Frame 1 (no input): blank canvas, image omitted
Frame 60 (the mouse pressed at the canvas centre just before this capture): blank canvas, image omitted
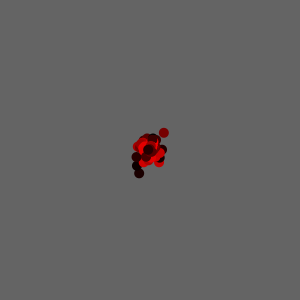
Frame 120 (the mouse held since frame 60 and released just before this capture)

The Processing sketch whose frames 1 and 60 were blank and that drew this single picture after the mouse press (run headless with seeded random() and noise(); from frame 60 on, the mouse is pressed at the canvas centre):

// Processing sketch: processing_23268
// ── processing_23268.pde

// Cliquer pour ajouter des bibittes.
// Appuyer sur une touche du clavier pour eliminer 
// la derniere bibitte qui a ete ajoutee


ArrayList bibittes;

void setup() {
  
  size(300,300);
  smooth();
  
  // Un ArrayList est un objet
  bibittes = new ArrayList();

}


void draw() {
  
  background(100);
  
  // Pour trouver la taille d'un tableau, on utilise .length
  // Pour trouver la taille d'un  ArrayList, on untile .size()
   for ( int i = 0 ; i < bibittes.size() ; i++ ) {
     Bibitte b = (Bibitte) bibittes.get(i);
     b.draw();
   }
   
   if (mousePressed) {
  color c = color(random(256),0,0);
  Bibitte b = new Bibitte(mouseX,mouseY,c);
  bibittes.add(b);
} 
}



void keyPressed() {
  
  if ( bibittes.size() > 0 ) {
    // Retirer la derniere
    bibittes.remove( bibittes.size()-1 );
    
  }
  
}

class Bibitte {
 

 float x;
 float y;
 color c;

  Bibitte( float x , float y , color c ) {
   
   this.x = x;
   this.y = y;
   this.c = c;
    
  }
  
  
  void draw() {
    
    x = x + random(-2,2);
    y = y + random(-2,2);
    
    noStroke();
    fill(c);
    ellipse( x , y , 10 , 10 );
    
  }
  
  
  
}               
